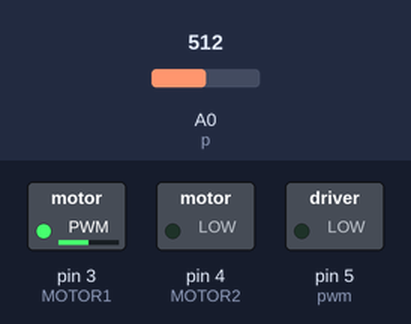
This sketch was run on a simulated Arduino Uno, built with avr-gcc and run on an emulated ATmega328P. Parts: switched loads named in the sketch (green lamp = pin HIGH). The test bench sets the inputs (shaded band); at power-on: A0 (p) = 512.

Above: at 1.2 s.
1.3 s: A0 (p) set to 716
At 1.6 s:
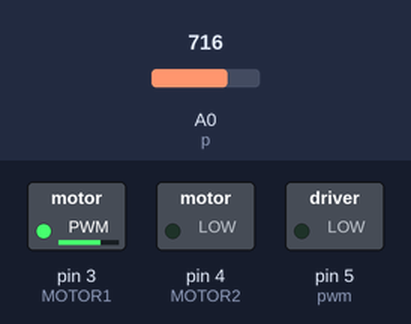
2.8 s: A0 (p) set to 900
At 3.9 s:
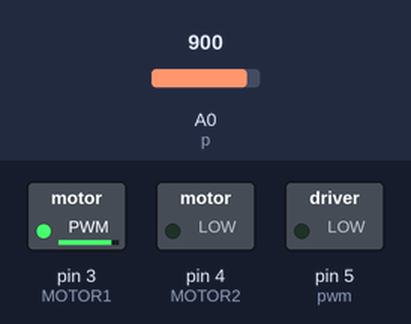
4.3 s: A0 (p) set to 122
At 5.0 s:
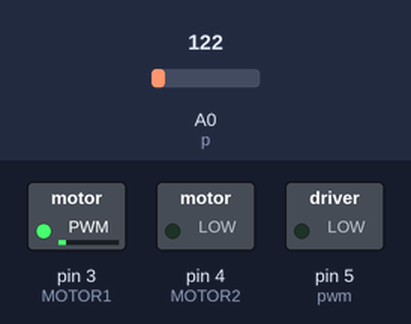
5.8 s: A0 (p) set to 0
At 6.2 s:
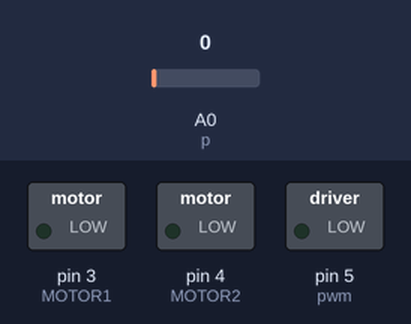
7.3 s: A0 (p) set to 511
At 8.5 s:
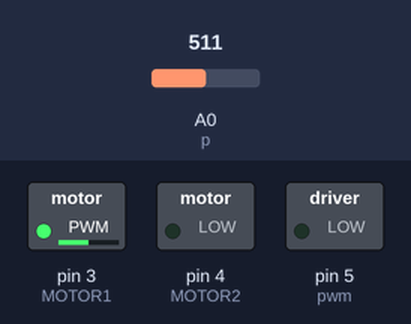
Timing chart, 0 to 9.8 s (numbered marks = the images above; inputs shaded):
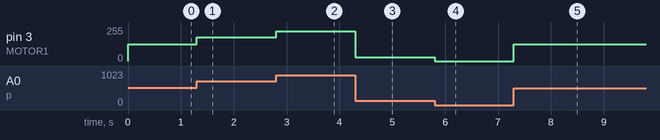

Measured:
- after the input at 1.3 s, pin 3 (MOTOR1): 127/255 → 178/255 at once
- after the input at 2.8 s, pin 3 (MOTOR1): 178/255 → 224/255 at once
- after the input at 4.3 s, pin 3 (MOTOR1): 224/255 → 30/255 at once
- after the input at 5.8 s, pin 3 (MOTOR1): 30/255 → 0/255 at once
- after the input at 7.3 s, pin 3 (MOTOR1): 0/255 → 127/255 at once

The sketch:

Mapping_.ino
```cpp
const int MOTOR1 = 3;
const int MOTOR2 = 4;
int pwm = 5;
int p = A0;
void setup() {
  pinMode(MOTOR1,OUTPUT);
  pinMode(MOTOR2,OUTPUT);
  pinMode(pwm,OUTPUT);
  pinMode(p,INPUT);

}

void loop() {
    int  a = analogRead(A0);
    int b = map(a,0,1023,0,255);
    analogWrite(3,b);
    digitalWrite(4,LOW);


}
```
